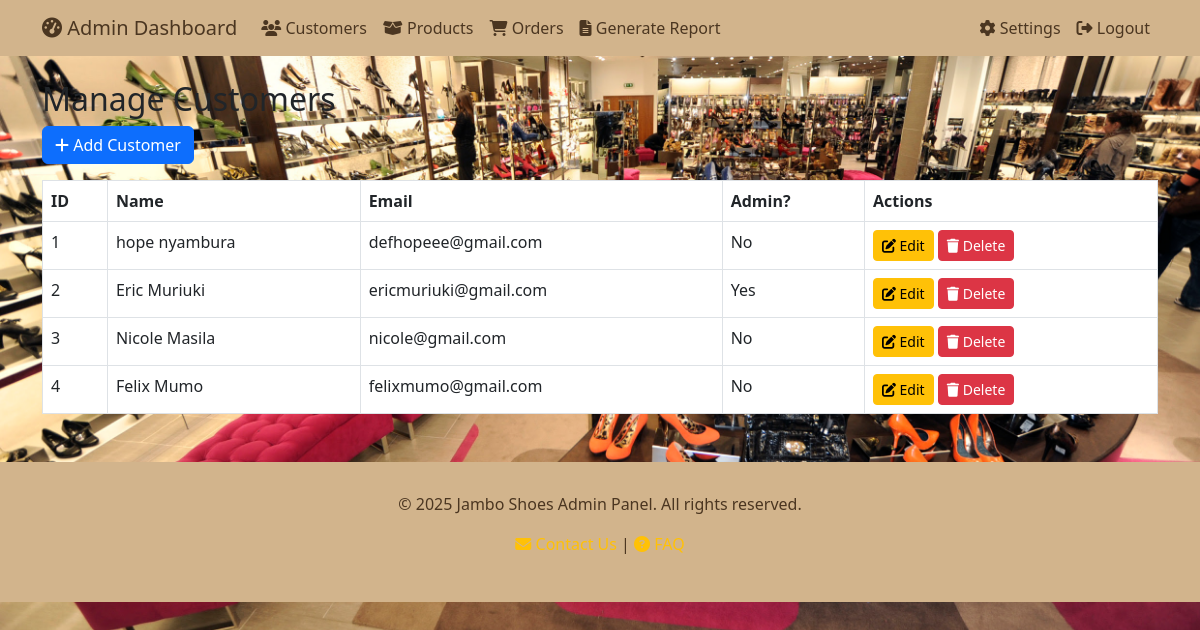
/admin_customers.php (signed in), run on the app's committed database.
### tables this page shows
CREATE TABLE `customers` (
  `id` int(11) NOT NULL,
  `name` varchar(100) NOT NULL,
  `email` varchar(100) NOT NULL,
  `password` varchar(255) NOT NULL,
  `is_admin` tinyint(1) DEFAULT 0,
  `created_at` timestamp NOT NULL DEFAULT current_timestamp()
);

### admin_customers.php (the view, shortened to what this page needs)
<?php
require_once 'db_connect.php';
$result = $conn->query("SELECT * FROM customers");
?>
<!DOCTYPE html>
<html lang="en">
<head>
  <link href="https://cdn.jsdelivr.net/npm/bootstrap@5.3.0/dist/css/bootstrap.min.css" rel="stylesheet">
  <link rel="stylesheet" href="https://cdnjs.cloudflare.com/ajax/libs/font-awesome/6.4.2/css/all.min.css">
</head>
<body>
  <?php include 'admin_header.php'; ?>
  <div class="container mt-4">
    <h2>Manage Customers</h2>
    <a href="admin_add_customer.php" class="btn btn-primary mb-3">
      <i class="fas fa-plus"></i> Add Customer
    </a>
    <table class="table table-bordered">
       <thead>
          <tr>
             <th>ID</th>
             <th>Name</th>
             <th>Email</th>
             <th>Admin?</th>
             <th>Actions</th>
          </tr>
       </thead>
       <tbody>
          <?php while($row = $result->fetch_assoc()): ?>
             <tr>
               <td><?php echo $row['id']; ?></td>
               <td><?php echo htmlspecialchars($row['name']); ?></td>
               <td><?php echo htmlspecialchars($row['email']); ?></td>
               <td><?php echo $row['is_admin'] ? 'Yes' : 'No'; ?></td>
               <td>
                 <a href="admin_edit_customer.php?id=<?php echo $row['id']; ?>" class="btn btn-warning btn-sm">
                   <i class="fas fa-edit"></i> Edit
                 </a>
                 <a href="admin_delete_customer.php?id=<?php echo $row['id']; ?>" class="btn btn-danger btn-sm" onclick="return confirm('Are you sure?');">
                   <i class="fas fa-trash"></i> Delete
                 </a>
               </td>
             </tr>
          <?php endwhile; ?>
       </tbody>
    </table>
  </div>
  <?php include 'admin_footer.php'; ?>
</body>
</html>

### admin_customers.php (style rules this page uses)
body { font-family: Arial, sans-serif; background: url('logo.jpg') no-repeat center center/cover; }

### data on the page
customers: id "1", name "hope nyambura", email "defhopeee@gmail.com", is_admin "No"
customers: id "2", name "Eric Muriuki", email "ericmuriuki@gmail.com", is_admin "Yes"
customers: id "3", name "Nicole Masila", email "nicole@gmail.com", is_admin "No"
customers: id "4", name "Felix Mumo", email "felixmumo@gmail.com", is_admin "No"
